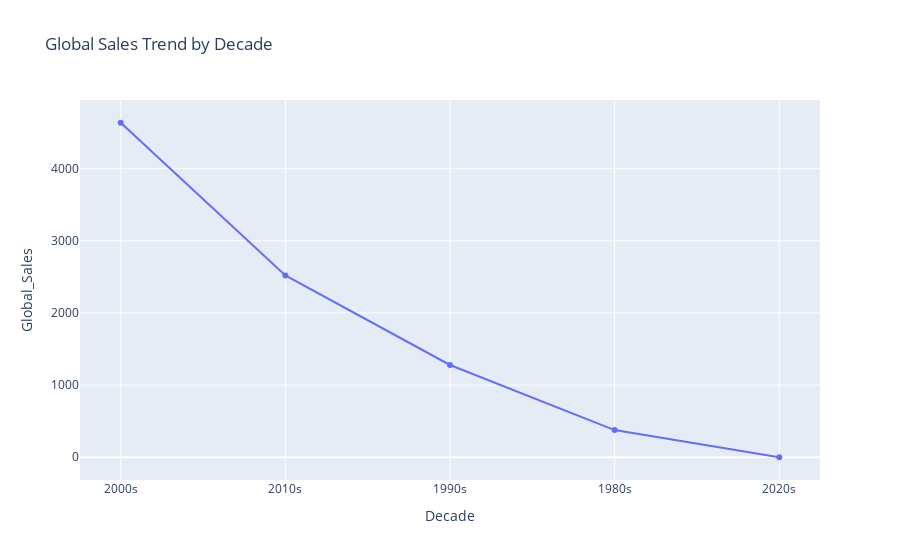

Here is the notebook cell this chart was saved with:
### Code cell
# How are sales distributed across decades?
# (Bar/Line chart: Decade vs Total Sales)

decade_sales = (
    vgsales.groupby('Decade',observed=True)['Global_Sales']
    .sum()
    .reset_index()
    .sort_values(by='Global_Sales', ascending=False)
)
px.line(decade_sales, x='Decade', y='Global_Sales', markers=True, title="Global Sales Trend by Decade")

### Figure 1 — Plotly figure (JSON) as saved in the notebook; plotly's stock layout.template omitted (floating-point values rounded to 4 significant figures)
{"data": [{"hovertemplate": "Decade=%{x}<br>Global_Sales=%{y}<extra></extra>", "legendgroup": "", "line": {"color": "#636efa", "dash": "solid"}, "marker": {"symbol": "circle"}, "mode": "lines+markers", "name": "", "orientation": "v", "showlegend": false, "type": "scatter", "x": ["2000s", "2010s", "1990s", "1980s", "2020s"], "xaxis": "x", "y": [4636.0, 2520.0, 1279.0, 376.6, 0.29], "yaxis": "y"}], "layout": {"legend": {"tracegroupgap": 0}, "title": {"text": "Global Sales Trend by Decade"}, "xaxis": {"anchor": "y", "domain": [0, 1], "title": {"text": "Decade"}}, "yaxis": {"anchor": "x", "domain": [0, 1], "title": {"text": "Global_Sales"}}}}
